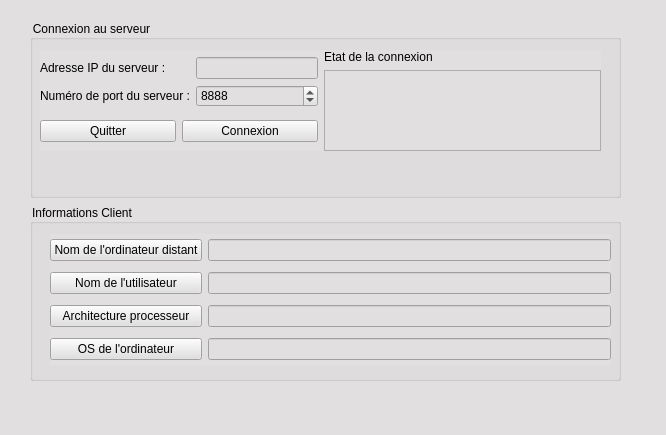
<?xml version="1.0" encoding="UTF-8"?>
<ui version="4.0">
 <class>AuditClientWidget</class>
 <widget class="QWidget" name="AuditClientWidget">
  <property name="geometry">
   <rect>
    <x>0</x>
    <y>0</y>
    <width>666</width>
    <height>435</height>
   </rect>
  </property>
  <property name="windowTitle">
   <string>ClientSocket</string>
  </property>
  <property name="styleSheet">
   <string notr="true">background-color: rgb(225, 223, 223);</string>
  </property>
  <widget class="QWidget" name="layoutWidget">
   <property name="geometry">
    <rect>
     <x>30</x>
     <y>20</y>
     <width>591</width>
     <height>361</height>
    </rect>
   </property>
   <layout class="QVBoxLayout" name="verticalLayout_5">
    <item>
     <widget class="QGroupBox" name="groupBoxConnexionServeur">
      <property name="styleSheet">
       <string notr="true">background-color: rgb(225, 223, 223);</string>
      </property>
      <property name="title">
       <string>Connexion au serveur</string>
      </property>
      <widget class="QWidget" name="layoutWidget">
       <property name="geometry">
        <rect>
         <x>10</x>
         <y>30</y>
         <width>561</width>
         <height>101</height>
        </rect>
       </property>
       <layout class="QHBoxLayout" name="horizontalLayout_3">
        <item>
         <layout class="QVBoxLayout" name="verticalLayout_4">
          <item>
           <layout class="QHBoxLayout" name="horizontalLayout">
            <item>
             <layout class="QVBoxLayout" name="verticalLayout_3">
              <item>
               <widget class="QLabel" name="labelAdresseServeur">
                <property name="text">
                 <string>Adresse IP du serveur : </string>
                </property>
               </widget>
              </item>
              <item>
               <widget class="QLabel" name="labelNumeroPortServeur">
                <property name="text">
                 <string>Numéro de port du serveur :</string>
                </property>
               </widget>
              </item>
             </layout>
            </item>
            <item>
             <layout class="QVBoxLayout" name="verticalLayout_2">
              <item>
               <widget class="QLineEdit" name="lineEditAdresseIP"/>
              </item>
              <item>
               <widget class="QSpinBox" name="spinBoxPort">
                <property name="minimum">
                 <number>1024</number>
                </property>
                <property name="maximum">
                 <number>65535</number>
                </property>
                <property name="value">
                 <number>8888</number>
                </property>
               </widget>
              </item>
             </layout>
            </item>
           </layout>
          </item>
          <item>
           <layout class="QHBoxLayout" name="horizontalLayout_2">
            <item>
             <widget class="QPushButton" name="pushButtonQuitter">
              <property name="text">
               <string>Quitter</string>
              </property>
             </widget>
            </item>
            <item>
             <widget class="QPushButton" name="pushButtonConnexion">
              <property name="text">
               <string>Connexion</string>
              </property>
             </widget>
            </item>
           </layout>
          </item>
         </layout>
        </item>
        <item>
         <layout class="QVBoxLayout" name="verticalLayout">
          <item>
           <widget class="QLabel" name="labelEtatConnexion">
            <property name="text">
             <string>Etat de la connexion</string>
            </property>
           </widget>
          </item>
          <item>
           <widget class="QTextEdit" name="textEditEtat"/>
          </item>
         </layout>
        </item>
       </layout>
      </widget>
     </widget>
    </item>
    <item>
     <widget class="QGroupBox" name="groupBoxInfosClient">
      <property name="styleSheet">
       <string notr="true">background-color: rgb(225, 223, 223);</string>
      </property>
      <property name="title">
       <string>Informations Client</string>
      </property>
      <widget class="QWidget" name="layoutWidget">
       <property name="geometry">
        <rect>
         <x>20</x>
         <y>30</y>
         <width>561</width>
         <height>131</height>
        </rect>
       </property>
       <layout class="QHBoxLayout" name="horizontalLayout_4">
        <item>
         <layout class="QVBoxLayout" name="verticalLayout_7">
          <item>
           <widget class="QPushButton" name="pushButtonOrdinateur">
            <property name="enabled">
             <bool>true</bool>
            </property>
            <property name="text">
             <string>Nom de l'ordinateur distant</string>
            </property>
           </widget>
          </item>
          <item>
           <widget class="QPushButton" name="pushButtonUtilisateur">
            <property name="enabled">
             <bool>true</bool>
            </property>
            <property name="text">
             <string>Nom de l'utilisateur</string>
            </property>
           </widget>
          </item>
          <item>
           <widget class="QPushButton" name="pushButtonArchitecture">
            <property name="enabled">
             <bool>true</bool>
            </property>
            <property name="text">
             <string>Architecture processeur</string>
            </property>
           </widget>
          </item>
          <item>
           <widget class="QPushButton" name="pushButtonOs">
            <property name="enabled">
             <bool>true</bool>
            </property>
            <property name="text">
             <string>OS de l'ordinateur</string>
            </property>
           </widget>
          </item>
         </layout>
        </item>
        <item>
         <layout class="QVBoxLayout" name="verticalLayout_6">
          <item>
           <widget class="QLineEdit" name="lineEditNomOrdinateur"/>
          </item>
          <item>
           <widget class="QLineEdit" name="lineEditNomUtilisateur"/>
          </item>
          <item>
           <widget class="QLineEdit" name="lineEditArchitectureProcesseur"/>
          </item>
          <item>
           <widget class="QLineEdit" name="lineEditOSOrdinateur"/>
          </item>
         </layout>
        </item>
       </layout>
      </widget>
     </widget>
    </item>
   </layout>
  </widget>
 </widget>
 <resources/>
 <connections/>
</ui>
